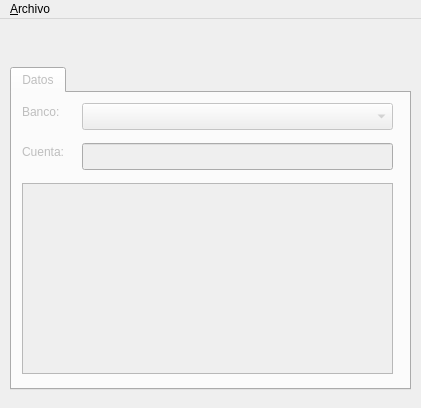
<?xml version="1.0" encoding="UTF-8"?>
<ui version="4.0">
 <class>MainWindow</class>
 <widget class="QMainWindow" name="MainWindow">
  <property name="windowModality">
   <enum>Qt::ApplicationModal</enum>
  </property>
  <property name="geometry">
   <rect>
    <x>0</x>
    <y>0</y>
    <width>421</width>
    <height>408</height>
   </rect>
  </property>
  <property name="sizePolicy">
   <sizepolicy hsizetype="Fixed" vsizetype="Fixed">
    <horstretch>0</horstretch>
    <verstretch>0</verstretch>
   </sizepolicy>
  </property>
  <property name="minimumSize">
   <size>
    <width>0</width>
    <height>0</height>
   </size>
  </property>
  <property name="maximumSize">
   <size>
    <width>500</width>
    <height>600</height>
   </size>
  </property>
  <property name="windowTitle">
   <string>Cuentas Bancarias</string>
  </property>
  <property name="iconSize">
   <size>
    <width>32</width>
    <height>32</height>
   </size>
  </property>
  <widget class="QWidget" name="centralwidget">
   <widget class="QWidget" name="layoutWidget">
    <property name="geometry">
     <rect>
      <x>10</x>
      <y>0</y>
      <width>401</width>
      <height>371</height>
     </rect>
    </property>
    <layout class="QVBoxLayout" name="verticalLayout_5">
     <item>
      <widget class="QFrame" name="frmbotonera">
       <property name="sizePolicy">
        <sizepolicy hsizetype="Minimum" vsizetype="Minimum">
         <horstretch>10</horstretch>
         <verstretch>0</verstretch>
        </sizepolicy>
       </property>
       <property name="minimumSize">
        <size>
         <width>50</width>
         <height>40</height>
        </size>
       </property>
       <property name="frameShape">
        <enum>QFrame::NoFrame</enum>
       </property>
       <property name="frameShadow">
        <enum>QFrame::Raised</enum>
       </property>
      </widget>
     </item>
     <item>
      <spacer name="verticalSpacer">
       <property name="orientation">
        <enum>Qt::Vertical</enum>
       </property>
       <property name="sizeType">
        <enum>QSizePolicy::Minimum</enum>
       </property>
       <property name="sizeHint" stdset="0">
        <size>
         <width>2</width>
         <height>2</height>
        </size>
       </property>
      </spacer>
     </item>
     <item>
      <widget class="QTabWidget" name="tabWidget">
       <property name="enabled">
        <bool>false</bool>
       </property>
       <property name="sizePolicy">
        <sizepolicy hsizetype="Expanding" vsizetype="Expanding">
         <horstretch>0</horstretch>
         <verstretch>0</verstretch>
        </sizepolicy>
       </property>
       <property name="currentIndex">
        <number>0</number>
       </property>
       <widget class="QWidget" name="tab">
        <attribute name="title">
         <string>Datos</string>
        </attribute>
        <widget class="QLineEdit" name="lineEdit">
         <property name="geometry">
          <rect>
           <x>70</x>
           <y>50</y>
           <width>311</width>
           <height>27</height>
          </rect>
         </property>
        </widget>
        <widget class="QLabel" name="label">
         <property name="geometry">
          <rect>
           <x>10</x>
           <y>50</y>
           <width>51</width>
           <height>17</height>
          </rect>
         </property>
         <property name="text">
          <string>Cuenta:</string>
         </property>
        </widget>
        <widget class="QTableView" name="tableView">
         <property name="geometry">
          <rect>
           <x>10</x>
           <y>90</y>
           <width>371</width>
           <height>191</height>
          </rect>
         </property>
        </widget>
        <widget class="QComboBox" name="comboBox">
         <property name="geometry">
          <rect>
           <x>70</x>
           <y>10</y>
           <width>311</width>
           <height>27</height>
          </rect>
         </property>
        </widget>
        <widget class="QLabel" name="label_2">
         <property name="geometry">
          <rect>
           <x>10</x>
           <y>10</y>
           <width>51</width>
           <height>17</height>
          </rect>
         </property>
         <property name="text">
          <string>Banco:</string>
         </property>
        </widget>
       </widget>
      </widget>
     </item>
    </layout>
   </widget>
  </widget>
  <widget class="QMenuBar" name="menuBar">
   <property name="geometry">
    <rect>
     <x>0</x>
     <y>0</y>
     <width>421</width>
     <height>25</height>
    </rect>
   </property>
   <widget class="QMenu" name="menuNuevo">
    <property name="title">
     <string>&amp;Archivo</string>
    </property>
    <addaction name="actionNuevo"/>
    <addaction name="actionModificar"/>
    <addaction name="actionGuardar"/>
    <addaction name="actionEliminar"/>
    <addaction name="separator"/>
    <addaction name="actionSalir"/>
   </widget>
   <addaction name="menuNuevo"/>
  </widget>
  <action name="actionNuevo">
   <property name="text">
    <string>Nuevo</string>
   </property>
  </action>
  <action name="actionModificar">
   <property name="text">
    <string>Modificar</string>
   </property>
  </action>
  <action name="actionEliminar">
   <property name="text">
    <string>Eliminar</string>
   </property>
  </action>
  <action name="actionGuardar">
   <property name="text">
    <string>Guardar</string>
   </property>
  </action>
  <action name="actionSalir">
   <property name="text">
    <string>Salir</string>
   </property>
  </action>
 </widget>
 <resources/>
 <connections/>
</ui>
